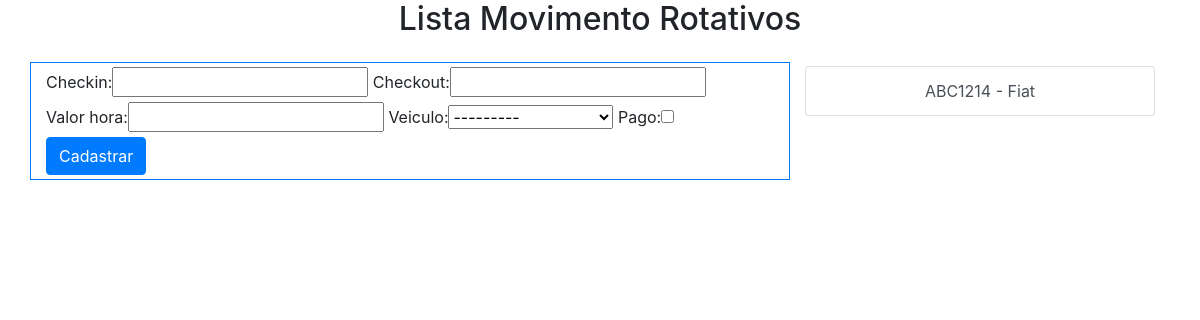
/core/rotativos/, run on an earlier commit of the app's database.
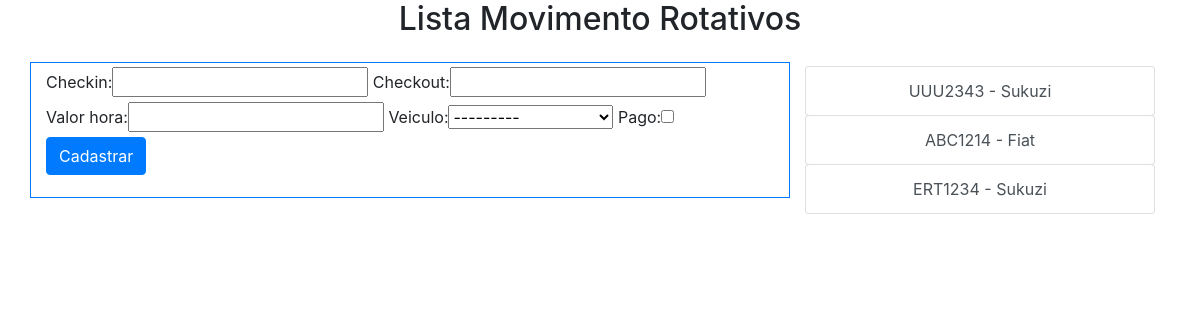
And on a later commit of the database.
### core/models.py (models this page shows, shortened)
class MovRotativo(models.Model):
	checkin = models.DateTimeField(auto_now=False)
	checkout = models.DateTimeField(auto_now=False, null=True, blank=True)
	valor_hora = models.DecimalField(max_digits=5, decimal_places=2)
	veiculo = models.ForeignKey(Veiculo, on_delete=models.CASCADE)
	pago = models.BooleanField(default=False)

class Veiculo(models.Model):
	marca = models.ForeignKey(Marca, on_delete=models.CASCADE)
	placa = models.CharField(max_length=7)
	cor = models.CharField(max_length=15)
	observacoes = models.TextField()
	proprietario = models.ForeignKey(Pessoa, on_delete=models.CASCADE)
	def __str__(self):
		return self.placa + " - " + self.marca.nome

class Marca(models.Model):
	nome = models.CharField(max_length=50)

### core/views.py (the view)
# urls.py: path('rotativos/', lista_mov_rotativos, name='core_lista_mov_rotativos'),
def lista_mov_rotativos(request):
	mov_rotativos = MovRotativo.objects.all()
	form = MovRotativoForm()
	data = {'mov_rotativos': mov_rotativos, 'form': form}
	return render(request, 'core/lista_mov_rotativos.html', data)

### core/forms.py
class MovRotativoForm(ModelForm):
	class Meta:
		model = MovRotativo
		fields = '__all__'

### core/templates/core/lista_mov_rotativos.html (shortened to what this page needs)
{% extends 'base.html' %}
{% load bootstrap %}
{% block main %}
<div class="row mb-3">
	<div class="col-sm-12 text-center">
		<h2>Lista Movimento Rotativos</h2>
	</div>
</div>
<div class="row">
	<div class="col-sm-8 table table-bordered pt-1 pb-1 border border-primary"
	style="max-height: 440px">
		<form class="" action="{% url 'core_cadastra_mov_rotativos' %}"
		method="POST">
		{{ form|bootstrap }}
			<button class="btn btn-primary"
			type="submit">Cadastrar</button>
		</form>
	</div>
	<div class="col-sm-4 pt-1 text-center">
		<div class="list-group">
			{% for rotativo in mov_rotativos %}
			<a href="{% url 'core_update_rotativos' rotativo.id %}" class="list-group-item list-group-item-action btn btn-primary"
			role="button" aria-pressed="true">
   			{{ rotativo.veiculo }}
  			</a>
			{% endfor %}
		</div>
	</div>
</div>
{% endblock %}

### templates/base.html (shortened to what this page needs)
{% load static %}
<!DOCTYPE html>
<html>
<head>
	<link rel="stylesheet"
	href="{% static 'bootstrap/bootstrap.css'%}">
</head>
<body>
	<div class="container">
	{% block main %}
	{% endblock %}
	</div>
</body>
</html>

What changed in the data, as far as the page shows it:
added MovRotativo: veiculo "UUU2343 - Sukuzi"
added MovRotativo: veiculo "ERT1234 - Sukuzi"
